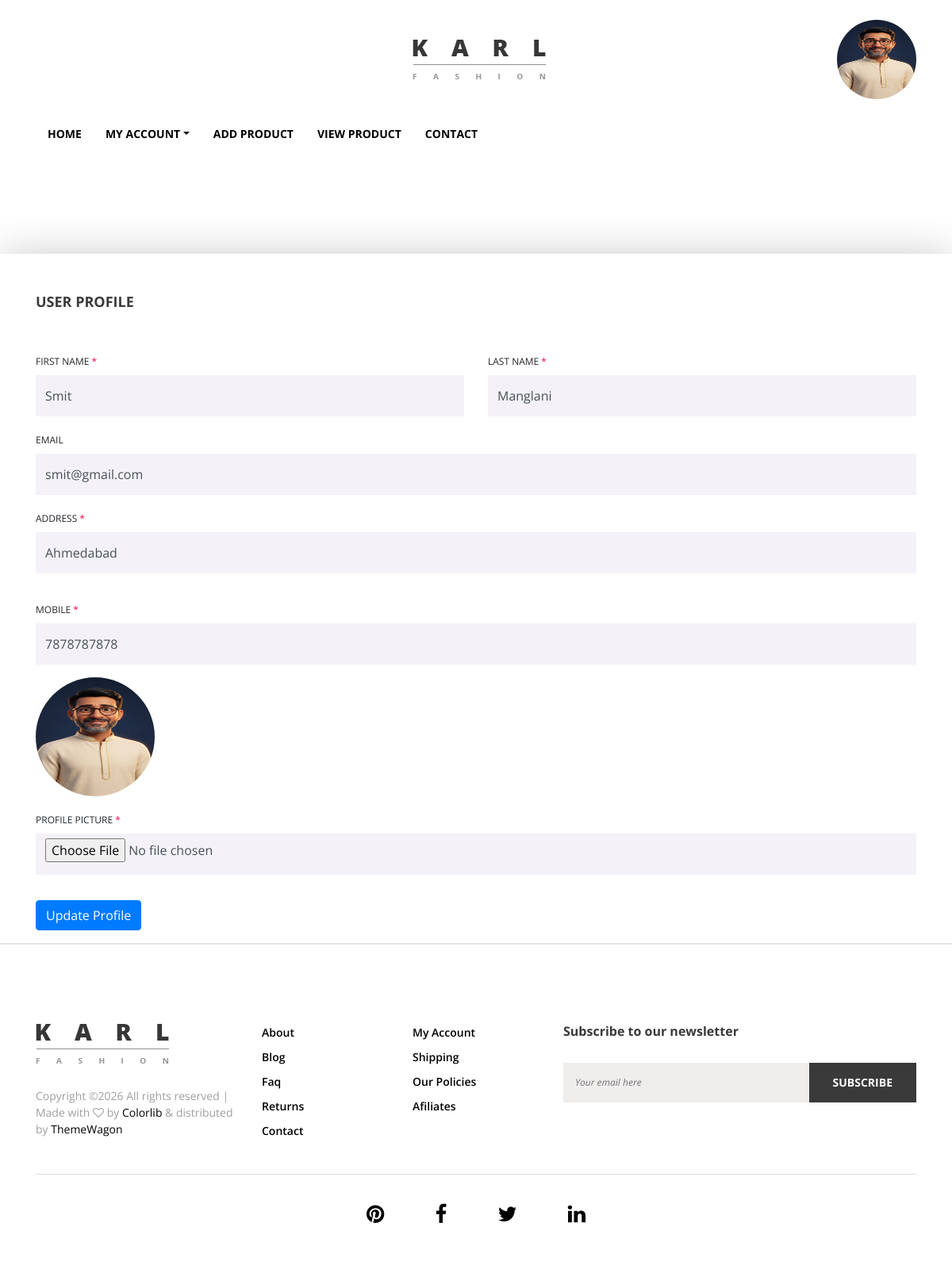
The page /profile/ (signed in) on the database its author committed.
### myapp/models.py (models this page shows, shortened)
class User(models.Model):
    fname=models.CharField(max_length=100)
    lname=models.CharField(max_length=100)
    email=models.EmailField()
    mobile=models.CharField(max_length=20)
    address=models.TextField()
    password=models.CharField(max_length=100)
    profile_picture=models.ImageField(upload_to="profile_picture/")
    usertype=models.CharField(max_length=100,default="buyer")

### myapp/views.py (the view)
# urls.py: path('profile/',views.profile,name='profile'),
def profile(request):
    user=User.objects.get(email=request.session['email'])
    if request.method=="POST":
        user.fname=request.POST['fname']
        user.lname=request.POST['lname']
        user.mobile=request.POST['mobile']
        user.address=request.POST['address']
        try:
            user.profile_picture=request.FILES['profile_picture']
        except:
            pass
        user.save()
        request.session['profile_picture']=user.profile_picture.url
        msg="Profile Updated Successfully"
        if user.usertype=="buyer":
            return render(request,'profile.html',{'user':user,'msg':msg})
        else:
            return render(request,'seller-profile.html',{'user':user,'msg':msg})
    else:
        if user.usertype=="buyer":
            return render(request,'profile.html',{'user':user})
        else:
            return render(request,'seller-profile.html',{'user':user})

### myapp/templates/seller-profile.html (shortened to what this page needs)
{% extends 'seller-header.html' %}
{% load static %}
{% block content %}
<!DOCTYPE html>
<html lang="en">
<head>
</head>
<body>
    <div id="wrapper">
        <div class="checkout_area section_padding_10">
            <div class="container">
                <div class="row">
                    <div class="col-12 col-md-12">
                        <div class="checkout_details_area mt-50 clearfix">
                            <div class="cart-page-heading">
                                <h5>User Profile</h5>
                            </div>
                            <form action="{% url 'profile' %}" method="post" enctype="multipart/form-data">
                                <div class="row">
                                    <div class="col-md-6 mb-3">
                                        <label for="first_name">First Name <span>*</span></label>
                                        <input type="text" class="form-control" id="first_name" name="fname" value="{{user.fname}}">
                                    </div>
                                    <div class="col-md-6 mb-3">
                                        <label for="last_name">Last Name <span>*</span></label>
                                        <input type="text" class="form-control" id="last_name" name="lname"  value="{{user.lname}}">
                                    </div>
                                    <div class="col-12 mb-3">
                                        <label for="company">email</label>
                                        <input type="text" class="form-control" id="company" name="email"  value="{{user.email}}" readonly>
                                    </div>
                                    <div class="col-12 mb-3">
                                        <label for="street_address">Address <span>*</span></label>
                                        <input type="text" class="form-control mb-3" id="street_address" name="address" value="{{user.address}}">
                                    </div>
                                    <div class="col-12 mb-3">
                                        <label for="phone_number">Mobile <span>*</span></label>
                                        <input type="number" class="form-control" id="phone_number" min="0" name="mobile" value="{{user.mobile}}">
                                    </div>
                                    <div class="col-12 mb-3">
                                        <img src="{{user.profile_picture.url}}" style="width: 150px;height: 150px;border-radius: 50%;">
                                    </div>
                                    <div class="col-12 mb-3">
                                        <label for="street_address">Profile Picture <span>*</span></label>
                                        <input type="file" class="form-control mb-3" id="street_address" name="profile_picture">
                                    </div>
                                    <div class="col-12 mb-3">
                                        <input type="submit" class="btn btn-primary" id="street_address" value="Update Profile">
                                    </div>
                                </div>
                            </form>
                        </div>
                    </div>
                </div>
            </div>
        </div>
</body>
</html>
{% endblock %}

### myapp/static/css/core-style.css (style rules this page uses)
* { margin: 0; padding: 0; }
body { font-family: 'Open Sans', sans-serif; font-weight: 400; overflow-x: hidden; }
h1, h2, h3, h4, h5, h6 { color: #3a3a3a; line-height: 1.2; font-family: 'Open Sans', sans-serif; font-weight: 700; }
img { height: auto; max-width: 100%; }
.mt-50 { margin-top: 50px; }
#wrapper { position: relative; z-index: 1000; background-color: #fff; left: 0; top: 0; -webkit-transition: all linear 500ms; transition: all linear 500ms; box-shadow: 0 0 50px rgba(0, 0, 0, 0.2); }
.cart-page-heading { margin-bottom: 50px; }
.cart-page-heading h5 { text-transform: uppercase; font-size: 18px; }
.checkout_details_area form label { font-size: 12px; text-transform: uppercase; }
.checkout_details_area form label span { color: #ff084e; }
.checkout_details_area form .form-control, .checkout_details_area form .custom-select { height: 52px; border: none; background-color: #f4f2f8; border-radius: 0; }

### rows shown on the page
User: fname "Smit", lname "Manglani", email "smit@gmail.com", address "Ahmedabad", mobile "7878787878", profile_picture (picture)
